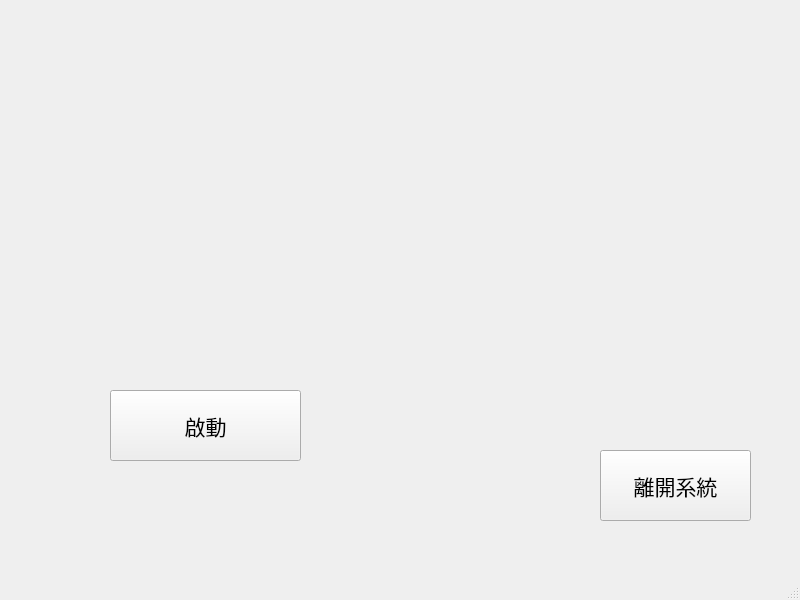
<?xml version="1.0" encoding="UTF-8"?>
<ui version="4.0">
 <class>MainWindow</class>
 <widget class="QMainWindow" name="MainWindow">
  <property name="geometry">
   <rect>
    <x>0</x>
    <y>0</y>
    <width>800</width>
    <height>600</height>
   </rect>
  </property>
  <property name="windowTitle">
   <string>這是我第二支視窗程式</string>
  </property>
  <widget class="QWidget" name="centralwidget">
   <widget class="QPushButton" name="pushButton">
    <property name="geometry">
     <rect>
      <x>600</x>
      <y>450</y>
      <width>151</width>
      <height>71</height>
     </rect>
    </property>
    <property name="font">
     <font>
      <family>細明體</family>
      <pointsize>16</pointsize>
     </font>
    </property>
    <property name="focusPolicy">
     <enum>Qt::WheelFocus</enum>
    </property>
    <property name="text">
     <string>離開系統</string>
    </property>
   </widget>
   <widget class="QPushButton" name="pushButton_2">
    <property name="geometry">
     <rect>
      <x>110</x>
      <y>390</y>
      <width>191</width>
      <height>71</height>
     </rect>
    </property>
    <property name="font">
     <font>
      <family>細明體</family>
      <pointsize>16</pointsize>
     </font>
    </property>
    <property name="text">
     <string>啟動</string>
    </property>
   </widget>
  </widget>
  <widget class="QMenuBar" name="menubar">
   <property name="geometry">
    <rect>
     <x>0</x>
     <y>0</y>
     <width>800</width>
     <height>25</height>
    </rect>
   </property>
  </widget>
  <widget class="QStatusBar" name="statusbar"/>
 </widget>
 <resources/>
 <connections/>
</ui>
